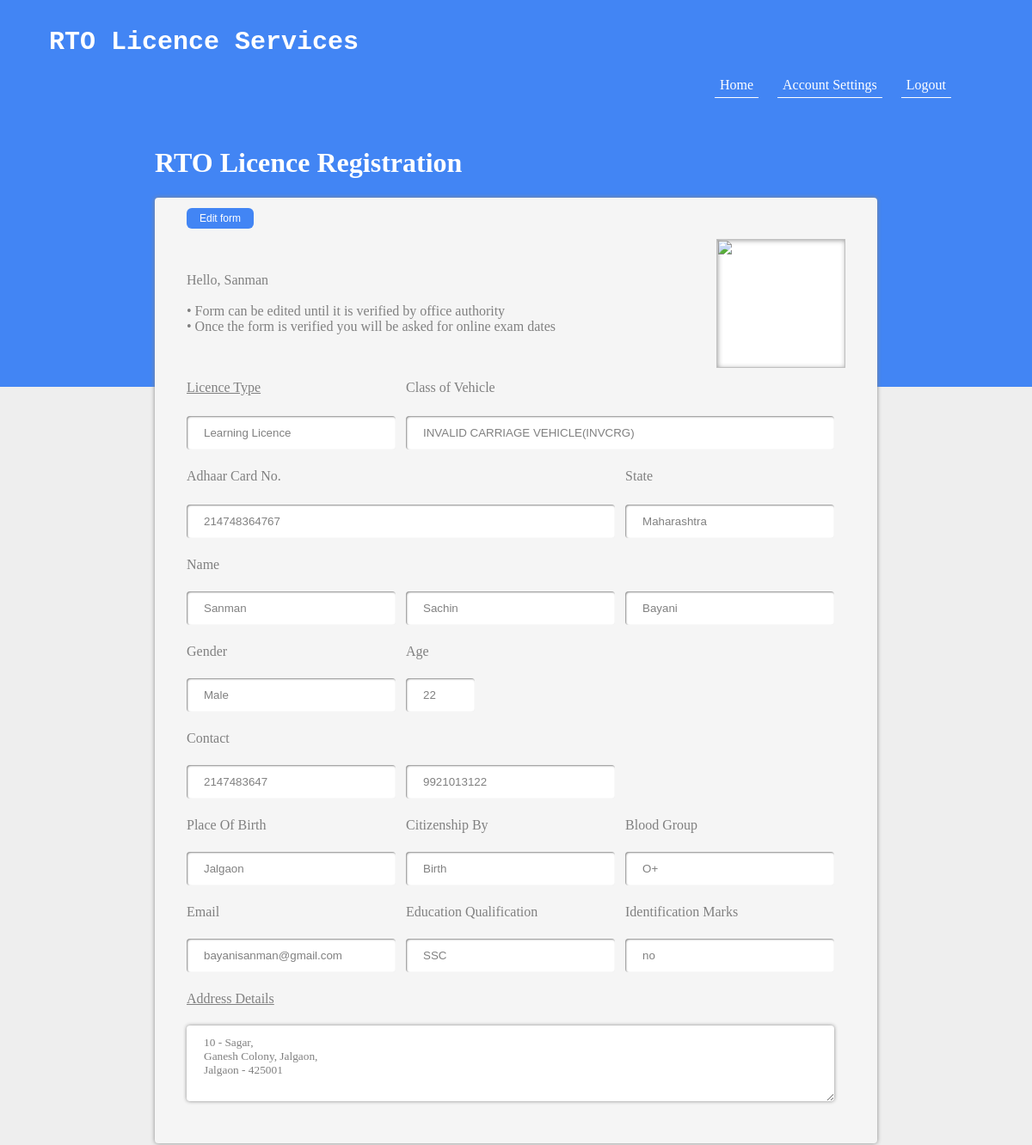
/user_session/form_licence_display.php (signed in), run on the app's committed database.
### tables this page shows
CREATE TABLE `form` (
  `id` int(11) NOT NULL,
  `ltype` enum('Learning Licence','Driving Licence') NOT NULL,
  `adhaar` bigint(14) NOT NULL,
  `state` enum('Maharashtra','Gujrat','Madhya Pradesh') NOT NULL,
  `fn` varchar(20) NOT NULL,
  `mn` varchar(20) DEFAULT NULL,
  `ln` varchar(20) NOT NULL,
  `gender` enum('Male','Female') NOT NULL,
  `phone` varchar(10) DEFAULT '-',
  `mobile` int(10) NOT NULL,
  `dob` date NOT NULL,
  `age` int(3) NOT NULL,
  `place` varchar(25) NOT NULL,
  `citizenship` enum('Birth','Registration') NOT NULL,
  `blood` enum('O+','O-','A+','A-','B+','B-','AB+','AB-') NOT NULL,
  `email` varchar(35) NOT NULL,
  `education` enum('SSC','HSC') NOT NULL,
  `identification` text,
  `plot` int(3) DEFAULT NULL,
  `house` text,
  `street` text,
  `vtc` text NOT NULL,
  `taluka` text NOT NULL,
  `pincode` int(6) NOT NULL,
  `image` longblob NOT NULL,
  `doc` longblob NOT NULL,
  `doc1` longblob NOT NULL,
  `date` varchar(11) NOT NULL,
  `vc` enum('MOTOR CYCLE LESS THAN 50CC(MC50CC)','MOTOR CYCLE WITHOUT GEAR(NON TRANSPORT)(MCWOG)','MOTOR CYCLE WITH GEAR (NON TRANSPORT)(MCWG)','LMV-NT-CAR(LMV)','LMV -3 WHEELER NT(3W-NT)','LMV-TRACTOR-NT(TRCTOR)','INVALID CARRIAGE VEHICLE(INVCRG)','ROAD ROLLER(RDRLR)','OTHERS - CONSTRUCTION EQUIPMENTS(CNEQP)') NOT NULL,
  `verify` int(11) NOT NULL
);

### user_session/form_licence_display.php (the view, shortened to what this page needs)
 <?php
  $username = $_SESSION['username'];
?>
	   <?php
		$query= mysql_query("SELECT * FROM form where fn = '$username'");
        while($row=mysql_fetch_array($query))
		{
		$ltype=$row["ltype"];
		$adhaar=$row["adhaar"];
		$state=$row["state"];
        $fn=$row["fn"];
		$mn=$row["mn"];
		$ln =$row["ln"];
        $gen= $row["gender"];
	    $phone= $row["phone"];
        $mobile=$row["mobile"];
        $age= $row["age"];
	    $place=$row["place"];
		$citiz= $row["citizenship"];
        $blood=$row["blood"];
		$email=$row["email"];
		$edu= $row["education"];
        $idi=$row["identification"];
        $plot=$row["plot"];
		$house=$row["house"];
	    $street=$row["street"];
		$vtc=$row["vtc"];
		$taluka=$row["taluka"];
		$pin=$row["pincode"];
		$vca=$row["vc"];
		}
		?>
<?php
include "session_header.php";
?>
<!DOCTYPE html>
<html>
<head>
</head>
<body id="body">
<link rel="stylesheet" type="text/css" href="form_display.css">
<div id="optlayout">
<h1 id="form_licence">RTO Licence Registration</h1>
<div id="table">
<form method="post" action="form_licence_display.php" enctype="multipart/form-data">
<table>
<tr><td colspan="3"><button name="edit" class="button btn">Edit form</button></tr>
<tr>
<td colspan="2">
Hello, <?php echo $fn?><br><br>
• Form can be edited until it is verified by office authority<br>
• Once the form is verified you will be asked for online exam dates
</td>
<td colspan="3">
<img src='get.php' width=150 height=150 align="right" id="imagePreview">
</td>
<tr>
<td><u>Licence Type</u></td>
<td colspan="2">Class of Vehicle</td>
<tr>
<td><input type ="text" value="<?php echo $ltype?>" readonly></td>
<td colspan="2"><input type ="text" value="<?php echo $vca?>" readonly></td>
<td>
<tr>
<td colspan="2">Adhaar Card No.</td>
<td>State</td>
<tr>
<td colspan="2"><input type ="number" value="<?php echo $adhaar?>" readonly></td>
<td>
<input type="text" value="<?php echo $state?>" readonly>
</td>
</tr>
<tr>
<td>Name</td>
</tr>
<tr>
<td><input type ="text" value="<?php echo $fn?>" readonly></td>
<td><input type ="text" value="<?php echo $mn?>" readonly></td>
<td><input type ="text" value="<?php echo $ln?>" readonly></td>
</tr>
<tr>
<td>Gender</td>
<td>Age</td>
</tr>
<tr>
<td><input type="text" value="<?php echo $gen?>" readonly>
<td><input type ="number" value="<?php echo $age?>" style="width:80px" readonly></td>
</tr>
<tr>
<td>Contact</td>
</tr>
<tr>
<td><input type ="number" value="<?php echo $mobile?>" readonly></td>
<td><input type ="number" value="<?php echo $phone?>" readonly></td>
</tr>
<tr>
<td>Place Of Birth</td>
<td>Citizenship By</td>
<td>Blood Group</td>
</tr>
<tr>
<td><input type ="text" value="<?php echo $place?>" readonly></td>
<td><input type ="text" value="<?php echo $citiz?>" readonly></td></td>
<td><input type ="text" value="<?php echo $blood?>" readonly></td></td>
</tr>
<tr>
<td>Email</td>
<td>Education Qualification</td>
<td>Identification Marks</td>
</tr>
<tr>
<td><input type ="email" value="<?php echo $email?>" readonly></td>
<td>
<input type ="text" value="<?php echo $edu?>" readonly></td>
<td><input type ="text" value="<?php echo $idi?>" readonly></td>
</tr>
<tr><td colspan="3"><u>Address Details</u></td></tr>
<tr>
<td colspan="3">
<textarea rows="4" cols="80" style="font-family: 'calibri light';" id="textarea" readonly>
<?php echo $plot?> - <?php echo $house?>,
<?php echo $street?>, <?php echo $taluka?>,
<?php echo $vtc?> - <?php echo $pin?>
</textarea>
</td>
</tr>
</table>
</form>
</div>
</div>
</body>
</html>

### user_session/session_header.css (style rules this page uses)
body { margin: 0px; }

### user_session/form_display.css (style rules this page uses)
#table { padding-left: 0px; margin: 60px; margin-top: 0px; background-color: white; box-shadow: 0px 0px 5px #888888; background-color: #F5F5F5; color: grey; height: 1100px; border-radius: 4px; }
table { padding: 5px 30px 30px 30px; margin: 0 auto; width: 100%; }
#form_licence { color: white; text-align:left; margin-left:60px; }
input[type="text"], input[type="number"], input[type="email"] { width: 100%; padding: 12px 20px; margin: 10px 0px; margin-right: 5px; border: none; box-sizing: border-box; box-shadow: inset 1px 1px 2px #888888; color: grey; border-radius: 4px; }
#textarea { width: 100%; padding: 12px 20px; margin: 10px 0px; margin-right: 5px; border: none; box-sizing: border-box; box-shadow: 0px 0px 4px #888888; color: grey; border-radius: 4px; }
td { padding: 5px; }
.button { border: none; color: white; padding: 5px 15px; text-align: center; text-decoration: none; display: inline-block; font-size: 12px; -webkit-transition-duration: 0.4s; transition-duration: 0.4s; cursor: pointer; color: grey; margin: 0px; border-radius: 6px; }
.button { background-color: #4285f4; color: white; }
#optlayout { padding-left:120px; padding-right:120px; padding-top:30px; background-color: #4285f4; height: 300px; }
body { font-family: "corbel"; background-color: #eeeeee; }
#imagePreview { box-shadow: inset 1px 1px 6px #888888; background-color: white; }

### data on the page
form: fn "Sanman", ltype "Learning Licence", vc "INVALID CARRIAGE VEHICLE(INVCRG)", adhaar "214748364767", state "Maharashtra", mn "Sachin", ln "Bayani", gender "Male", age "22", mobile "2147483647", phone "9921013122", place "Jalgaon", citizenship "Birth", blood "O+", email "bayanisanman@gmail.com", education "SSC", identification "no", plot+house+street "10 - Sagar, Ganesh Colony, Jalgaon, Jalgaon - 425001"
